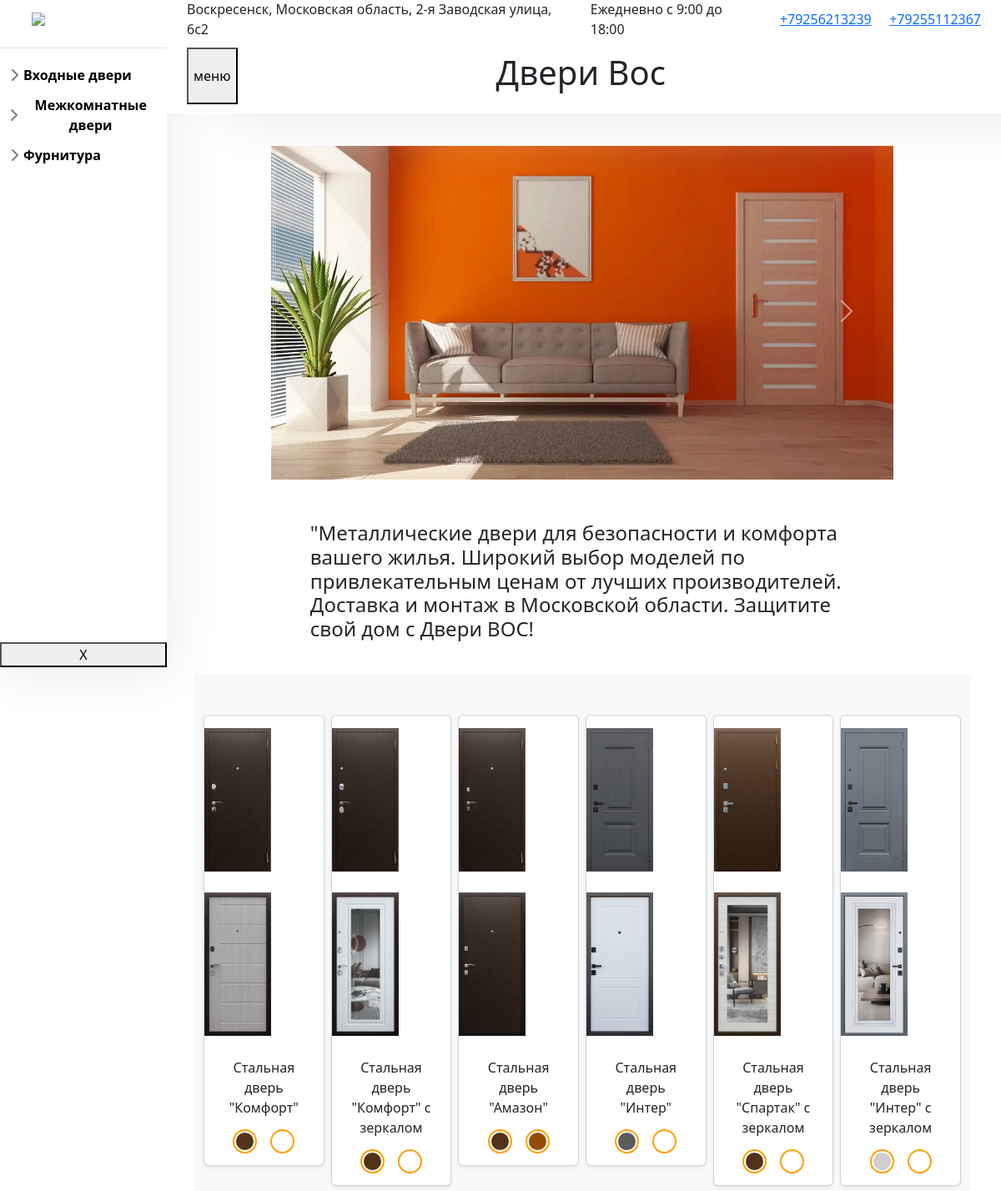
The page / (upper part) on the database its author committed.
### main/models.py (models this page shows, shortened)
class Photo_door(models.Model):
    photos = models.ImageField('Фото', null=True, upload_to='photo_door/')
    doors = models.ForeignKey(Door, on_delete=models.CASCADE, null=True)
    class Meta:
        verbose_name = 'Фотография'
        verbose_name_plural = 'Фотографии'

class Door(models.Model):
    title = models.CharField('Название', max_length=255)
    brand = models.CharField('Бренд', max_length=255)
    category_door = models.ForeignKey(Category_door, name='category', on_delete=models.CASCADE, null=True)
    type_doors = models.ForeignKey(Type_door, name='type', on_delete=models.CASCADE, null=True)
    sizes = models.ManyToManyField(Size_door, name='sizes', related_name='size_doors', null=True)
    sides = models.ManyToManyField(Side_of_door, name='sides', related_name='sides_of_doors', null=True)
    properties = models.TextField('Характеристики')
    description = models.TextField('Описание', null=True)
    colors_inside = models.ManyToManyField(Color_inside, related_name='color_inside')
    colors_outside = models.ManyToManyField(Color_outside, related_name='color_outside')
    class Meta:
        verbose_name = 'Дверь'
        verbose_name_plural = 'Двери'

class Color_outside(models.Model):
    color = models.CharField('Цвет', max_length=100)
    code = models.CharField('Код цвета', max_length=8, default="000000")

class Color_inside(models.Model):
    color = models.CharField('Цвет внутренний', max_length=100)
    code = models.CharField('Код цвета', max_length=8, default='000000')

### main/views.py (the view)
# urls.py: path('', views.index, name='main'),
def index(request):
    doors = Door.objects.prefetch_related(Prefetch('sizes', queryset=Size_door.objects.all()),
                                          Prefetch('colors_inside', queryset=Color_inside.objects.all()),
                                          Prefetch('colors_outside', queryset=Color_outside.objects.all()))
    return render(request, 'main/index.html', context={'doors': doors})

### main/templates/main/index.html (shortened to what this page needs)
{% extends 'main/shablon.html' %}
{% load static %}
{% block content %}
<div id="carouselExample" class="carousel slide" style="max-width: 80%;margin: 0 auto;">
  <div class="carousel-inner">
    <div class="carousel-item active">
      <img src="{% static 'main/img/slide.webp' %}" class="d-block w-100" alt="..." style="width:100%;max-height:400px; object-fit: cover; object-position: 50% 50%;">
    </div>
  </div>
  <button class="carousel-control-prev" type="button" data-bs-target="#carouselExample" data-bs-slide="prev">
    <span class="carousel-control-prev-icon" aria-hidden="true"></span>
  </button>
  <button class="carousel-control-next" type="button" data-bs-target="#carouselExample" data-bs-slide="next">
    <span class="carousel-control-next-icon" aria-hidden="true"></span>
  </button>
</div>
<h4 class="h4_text" style="max-width: 70%; margin: 0 auto; margin-top: 40px">"Металлические двери для безопасности и комфорта вашего жилья. Широкий выбор моделей по привлекательным ценам от лучших производителей. Доставка и монтаж в Московской области. Защитите свой дом с Двери ВОС!</h4>
<div class="album py-5 bg-body-tertiary" style="margin-top: 40px">
<div class="container">
<div class="row row-cols-1 row-cols-sm-2 row-cols-md-3 row-cols-md-4 row-cols-md-5 row-cols-md-6 g-2">
  {% for door in doors%}
  <a href="{% url 'door_info' door_id=door.id %}" style="color:black; text-decoration:none;">
        <div class="col" style="min-height: 400px">
          <div class="card shadow-sm" style="min-height: 400px">
            <div style="margin: 0 auto;">
                  {% for photo in door.photo_door_set.all %}
                <img src="{{photo.photos.url}}" style="width: 80px">
                  {% endfor %}
            </div>
            <div class="card-body">
              <p class="card-text" style="text-align: center;">{{door.title}}</p>
              <div class="d-flex justify-content-between align-items-center">
                <div style="margin: 0 auto; display: flex;gap: 5px;">
                  {% for color in door.colors_outside.iterator %}
                    <div class="text_color" style="width: 25px;height: 25px;-webkit-border-radius: 25px;-moz-border-radius: 25px;border: 2px solid white;box-shadow: var(--wvs-selected-item-box-shadow,0 0 0 2px #FFA000); border-radius: 25px;background: #{{color.code}};"></div>
                  {% endfor %}
                  {% for color in door.colors_inside.iterator %}
                    <div class="text_color" style="margin-left: 15px; width: 25px; height: 25px;-webkit-border-radius: 25px;-moz-border-radius: 25px;border: 2px solid white;box-shadow: var(--wvs-selected-item-box-shadow,0 0 0 2px #FFA000); border-radius: 25px;background: #{{color.code}};"></div>
                  {% endfor %}
                </div>
              </div>
            </div>
          </div>
       </div>
  </a>
  {%endfor%}
</div>
</div>
</div>
{% endblock %}

### main/templates/main/shablon.html (shortened to what this page needs)
{% load static %}
<!DOCTYPE html>
<html lang="ru">
<head>
    <link href="https://cdn.jsdelivr.net/npm/bootstrap@5.3.2/dist/css/bootstrap.min.css" rel="stylesheet">
    <link rel="stylesheet" href="{% static 'main/css/main.css' %}">
</head>
<body>
<div class='container-fluid'>
<div class='row'>
<nav class="sidebar col-md-3 col-lg-2 p-0 ">
	<div style="width: 100%;">
    <a href="/" class="d-flex align-items-center pb-3 mb-3 link-body-emphasis text-decoration-none border-bottom">
      <svg class="bi pe-none me-2" width="30" height="24"><use xlink:href="#bootstrap"></use></svg>
      <span class="fs-5 fw-semibold"><img src="/static/main/img/logo.JPG"></span>
    </a>
    <ul class="list-unstyled ps-0">
      <li class="mb-1">
        <button class="btn btn-toggle d-inline-flex align-items-center rounded border-0 collapsed" data-bs-toggle="collapse" data-bs-target="#home-collapse" aria-expanded="false">
          Входные двери
        </button>
      </li>
      <li class="mb-1">
        <button class="btn btn-toggle d-inline-flex align-items-center rounded border-0 collapsed" data-bs-toggle="collapse" data-bs-target="#dashboard-collapse" aria-expanded="false">
          Межкомнатные двери
        </button>
      </li>
      <li class="mb-1">
        <button class="btn btn-toggle d-inline-flex align-items-center rounded border-0 collapsed" data-bs-toggle="collapse" data-bs-target="#orders-collapse" aria-expanded="false">
          Фурнитура
        </button>
      </li>
    </ul>
        <button onclick="document.querySelector('.sidebar').style.display='none'">X</button>
  </div>
</nav>
<div class="main_window" style="display: flex; flex-direction: column">
<div class="col-md-9 ms-sm-auto col-lg-10 px-md-4 pt-3 fixed-top" style="box-shadow: 65px 0 70px #e4e6eb;background:white">
    <div style="display: flex;justify-content: center;align-items: center;gap: 30px;height: 30px;">
        <p>Воскресенск, Московская область, 2-я Заводская улица, 6с2</p>
        <p>Ежедневно с 9:00 до 18:00</p>
        <div class="сontact_phone" style="display: flex;">
            <p><a href="tel:79256213239">+79256213239</a></p>
            <p style="color: white">.....</p>
            <p><a href="tel:79255112367">+79255112367</a></p>
        </div>
    </div>
    <div style="display: flex;height: 90px;justify-content: space-between;text-align: center;">
        <button onclick="document.querySelector('.sidebar').style.display='flex'" style="height: 68px;justify-content: center;display: flex;align-self: center;align-items: center;">меню</button>
        <h1 class="text-center" style="display: flex;justify-content: center;align-content: center;flex-direction: column;">Двери Вос</h1>
        <div style="color: #FFF;font-family: Inter;font-size: 32px;font-style: normal;font-weight: 400;line-height: normal;width:68px"></div>
    </div>
</div>
<main class="col-md-9 ms-sm-auto col-lg-10 px-md-4 pt-3">
    <br>
    <br>
    <br>
    <br>
    <br>
    <br>
    {% block content %}
    {% endblock %}
</main>
</div>
</div>
</div>
</body>
</html>

### main/static/main/css/main.css (style rules this page uses)
img { width: 100px; margin: 15px 0px 10px 0px; align-content: center; }
nav { position: fixed; height: 100vh; color: #FFA000; transition: all .5s; }
.btn-toggle { padding: .25rem .5rem; font-weight: 600; color: var(--bs-emphasis-color); background-color: transparent; }
.btn-toggle::before { width: 1.25em; line-height: 0; transition: transform .35s ease; transform-origin: .5em 50%; }
.sidebar { box-shadow: 0 0 64px #e4e6eb; }
.sidebar { display: flex; height: 100vh; }
ul.list-unstyled:nth-child(2) { flex-grow: 1; }
.sidebar > div:nth-child(1) { height: 100%; display: flex; flex-direction: column; }

### rows shown on the page
Door: title "Стальная дверь \"Комфорт\""
Photo_door: photos (picture)
Photo_door: photos (picture)
Door: title "Стальная дверь \"Комфорт\" с зеркалом"
Photo_door: photos (picture)
Photo_door: photos (picture)
Door: title "Стальная дверь \"Амазон\""
Photo_door: photos (picture)
Photo_door: photos (picture)
Door: title "Стальная дверь \"Интер\""
Photo_door: photos (picture)
Photo_door: photos (picture)
Door: title "Стальная дверь \"Спартак\" с зеркалом"
Photo_door: photos (picture)
Photo_door: photos (picture)
Door: title "Стальная дверь \"Интер\" с зеркалом"
Photo_door: photos (picture)
Photo_door: photos (picture)
